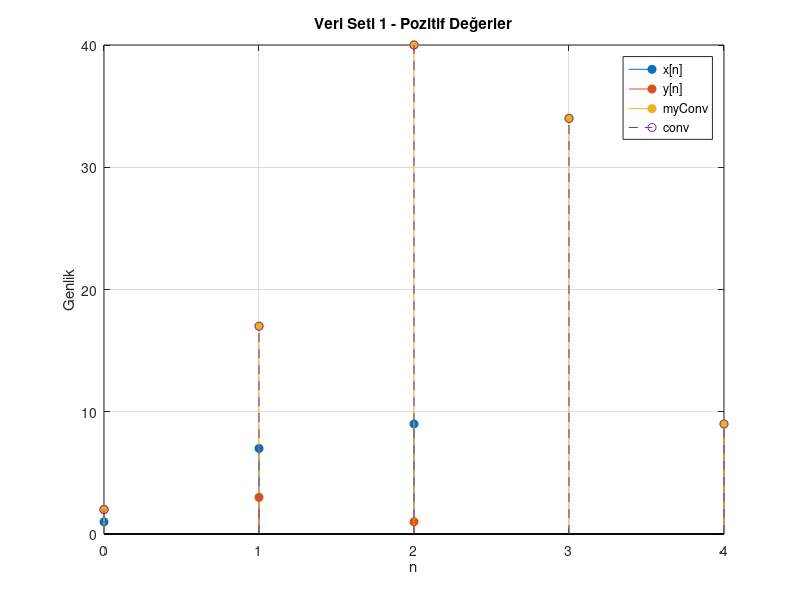
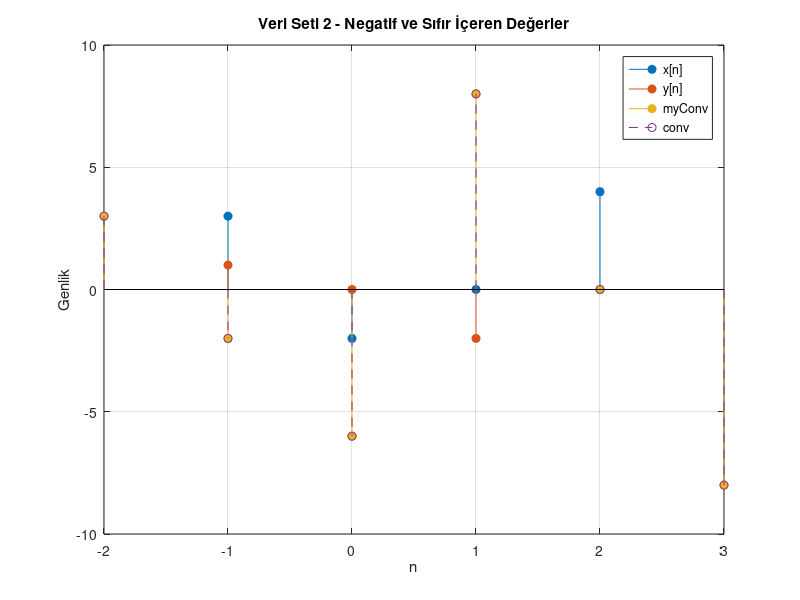

Reproduce these figures in MATLAB, in order. (Note: this script raises an error after producing the figures.)
clc;
clear;
close all;

% Kendi convolution hesaplamam
function [z, nz] = myConv(x, nx, y, ny)
    % Giriş  kontrolleri
    if isempty(x) || isempty(y) || isempty(nx) || isempty(ny)
        error('x, y, nx ve ny boş olamaz.');
    end
    if ~isvector(x) || ~isvector(y) || ~isvector(nx) || ~isvector(ny)
        error('x, y, nx ve ny vektör olmalıdır.');
    end
    if ~isnumeric(x) || ~isnumeric(y) || ~isnumeric(nx) || ~isnumeric(ny)
        error('x, y, nx ve ny sayısal olmalıdır.');
    end
    if length(x) ~= length(nx)
        error('x ve nx uzunlukları eşit olmalıdır');
    end
    if length(y) ~= length(ny)
        error('y ve ny uzunlukları eşit olmalıdır');
    end
    if any(diff(nx) ~= 1)
        error('nx ardışık (step=1) olmalıdır');
    end
    if any(diff(ny) ~= 1)
        error('ny ardışık (step=1) olmalıdır');
    end

    Nx = length(x);
    Ny = length(y);
    Nz = Nx + Ny - 1;
    z = zeros(1, Nz);
    nz = (nx(1) + ny(1)) : (nx(end) + ny(end));

    % Konvolüsyon Hesabı
    for k = 1:Nz
        for i=1:Nx
            j=k-i+1;
            if j>=1 && j<=Ny
                z(k)=z(k)+x(i)*y(j);
            end
        end
    end

    % n=0
    zero_index = find(nz == 0);
    if ~isempty(zero_index)
        fprintf('n=0, z dizisinin %d. elemanına karşılık gelmektedir.\n', zero_index);
    else
        fprintf('n=0 sonucu dizide bulunmamaktadır.\n');
    end
end

% Veri Seti 1 (Pozitif) x1, y1
x1 = [1 7 9];
nx1 = 0:2;
y1 = [2 3 1];
ny1 = 0:2;

[z1, nz1] = myConv(x1, nx1, y1, ny1);
z1_builtin = conv(x1, y1);
nz1_builtin = (nx1(1)+ny1(1)) : (nx1(end)+ny1(end));

mse1 = mean((z1 - z1_builtin).^2);

fprintf('\n--- Veri Seti 1 (Pozitif Değerler) ---\n');
disp('x1 =');  disp(x1);
disp('nx1 ='); disp(nx1);
disp('y1 =');  disp(y1);
disp('ny1 ='); disp(ny1);
disp('myConv sonucu z1 ='); disp(z1);
disp('z1 için indis vektörü nz1 ='); disp(nz1);
disp('Hazır conv sonucu ='); disp(z1_builtin);
disp('Hazır conv için indis vektörü ='); disp(nz1_builtin);
fprintf('MSE = %.10f\n', mse1);

figure;
stem(nx1, x1, 'filled'); hold on;
stem(ny1, y1, 'filled');
stem(nz1, z1, 'filled');
stem(nz1_builtin, z1_builtin, '--');
legend('x[n]', 'y[n]', 'myConv', 'conv');
title('Veri Seti 1 - Pozitif Değerler');
xlabel('n');
ylabel('Genlik');
grid on;

fprintf(['Yorum: myConv fonksiyonu ile elde edilen sonuçlar, MATLAB''ın hazır conv fonksiyonu ile tamamen örtüşmektedir. ' ...
         'Hesaplanan MSE değeri sıfıra eşit veya makine hassasiyeti seviyesinde çok küçüktür. ' ...
         'Bu durum geliştirilen algoritmanın doğru çalıştığını göstermektedir.\n']);

fprintf(['Grafik Yorumu: Aynı grafikte gösterilen işaretler tamamen çakışmaktadır. ' ...
         'Bu durum konvolüsyon işleminin doğru hesaplandığını görsel olarak doğrulamaktadır.\n']);

% Veri Seti 2 (Negatif & Sıfır) x2, y2
x2 = [3 -2 0 4];
nx2 = -1:2;
y2 = [1 0 -2];
ny2 = -1:1;

[z2, nz2] = myConv(x2, nx2, y2, ny2);
z2_builtin = conv(x2, y2);
nz2_builtin = (nx2(1)+ny2(1)) : (nx2(end)+ny2(end));

mse2 = mean((z2 - z2_builtin).^2);

fprintf('\n--- Veri Seti 2 (Negatif ve Sıfır İçeren Değerler) ---\n');
disp('x2 =');  disp(x2);
disp('nx2 ='); disp(nx2);
disp('y2 =');  disp(y2);
disp('ny2 ='); disp(ny2);
disp('myConv sonucu z2 ='); disp(z2);
disp('z2 için indis vektörü nz2 ='); disp(nz2);
disp('Hazır conv sonucu ='); disp(z2_builtin);
disp('Hazır conv için indis vektörü ='); disp(nz2_builtin);
fprintf('MSE = %.10f\n', mse2);

figure;
stem(nx2, x2, 'filled'); hold on;
stem(ny2, y2, 'filled');
stem(nz2, z2, 'filled');
stem(nz2_builtin, z2_builtin, '--');
legend('x[n]', 'y[n]', 'myConv', 'conv');
title('Veri Seti 2 - Negatif ve Sıfır İçeren Değerler');
xlabel('n');
ylabel('Genlik');
grid on;

fprintf(['Grafik Yorumu: Tüm sinyaller grafik üzerinde çakışmaktadır. ' ...
         'Bu da elde edilen konvolüsyon sonuçlarının doğruluğunu görsel olarak desteklemektedir.\n']);

% Ses Kaydı
fs = 8000;  % örnekleme frekansı
fprintf('\nKullanılan örnekleme frekansı: %d Hz\n', fs);

% 5 saniye kayıt
recObj1 = audiorecorder(fs, 16, 1);
disp('5 saniyelik kayıt başlıyor...');
recordblocking(recObj1, 5);
disp('Kayıt tamamlandı.');
X1 = getaudiodata(recObj1);
% 10 saniyelik kayıt
recObj2 = audiorecorder(fs, 16, 1);
disp('10 saniyelik kayıt başlıyor...');
recordblocking(recObj2, 10);
disp('Kayıt tamamlandı.');
X2 = getaudiodata(recObj2);

X1 = X1(:).';
X2 = X2(:).';
audiowrite('X1.wav', X1, fs);
audiowrite('X2.wav', X2, fs);
disp('Ses kayıtları başarıyla alındı.');


%% 6,1 
disp('--- 6.1 Dürtü Cevabı ---');
disp('Analitik olarak sistemin dürtü cevabı:');
disp('h[n] = δ[n] + Σ_{k=1}^{M} (A*k)*δ[n - 400k]');

disp('Sistem LTI''dir.');
disp(['Gerekçe: Sistem, girişin ölçeklenmesi ve toplanması altında lineerdir. ' ...
      'Ayrıca sadece gecikmiş örneklerin ağırlıklı toplamı olduğundan zamanla değişmezdir.']);


% 6.2 Doğrudan Denklem ile Hesaplama
A = 0.5;
M = 3;

function y = system_direct(x, M, A)
    x = x(:).';              % satır vektörüne çevir
    N = length(x);
    y = zeros(1, N);

    for n = 1:N
        y(n) = x(n);         % x[n] terimi
        for k = 1:M
            if (n - 400*k) > 0
                y(n) = y(n) + A*k*x(n - 400*k);
            end
        end
    end
end

y1_direct = system_direct(X1', M, A);
y2_direct = system_direct(X2', M, A);
n1 = 0:length(y1_direct)-1;
n2 = 0:length(y2_direct)-1;

figure;
plot(y1_direct);
title('X1 için sistem çıktısı (Doğrudan Denklem)');
xlabel('n');
ylabel('Genlik');
grid on;

figure;
plot(y2_direct);
title('X2 için sistem çıktısı (Doğrudan Denklem)');
xlabel('n');
ylabel('Genlik');
grid on;


% 6.3 Konvolüsyon ile Hesaplama
function [h, nh] = create_h(M, A)
    nh = 0:400*M;                  % h[n] sadece bu aralıkta sıfırdan farklı
    h = zeros(1, length(nh));

    h(1) = 1;                      % delta[n]
    for k = 1:M
        h(400*k + 1) = A * k;      % delta[n - 400k] katsayıları
    end
end

[h, nh] = create_h(M, A);

nx1 = 0:length(X1)-1;
nx2 = 0:length(X2)-1;

[y1_conv, ny1] = myConv(X1', nx1, h, nh);
[y2_conv, ny2] = myConv(X2', nx2, h, nh);

figure;
plot(ny1, y1_conv);
title('X1 için Konvolüsyon Sonucu');

figure;
plot(ny2, y2_conv);
title('X2 için Konvolüsyon Sonucu');

% 6.4 Hazır Fonksiyon ile Karşılaştırma
y1_builtin = conv(X1, h);
y2_builtin = conv(X2, h);
y1_builtin = y1_builtin(:).';
y2_builtin = y2_builtin(:).';
ny1_builtin = (0:length(y1_builtin)-1);
ny2_builtin = (0:length(y2_builtin)-1);
mse_y1 = mean((y1_conv - y1_builtin).^2);
mse_y2 = mean((y2_conv - y2_builtin).^2);

fprintf('\n--- Karşılaştırma ---\n');
fprintf('X1 için MSE = %.10f\n', mse_y1);
fprintf('X2 için MSE = %.10f\n', mse_y2);

figure;
plot(ny1, y1_conv); hold on;
plot(ny1_builtin, y1_builtin, '--');
legend('myConv', 'conv');
title('X1 Karşılaştırma');

figure;
plot(ny2, y2_conv); hold on;
plot(ny2_builtin, y2_builtin, '--');
legend('myConv', 'conv');
title('X2 Karşılaştırma');
fprintf(['Yorum: myConv ile elde edilen sonuçlar, hazır conv fonksiyonu ile elde edilen sonuçlarla aynıdır. ' ...
         'MSE değerlerinin sıfır ya da sıfıra çok yakın çıkması, yazılan myConv fonksiyonunun doğru çalıştığını göstermektedir.\n']);

% 6.5 Seslendirme
disp('--- 6.5 Seslendirme ---');
disp('Giriş işareti X1 dinletiliyor...');
sound(X1, fs);
pause(length(X1)/fs + 1);

disp('Giriş işareti X2 dinletiliyor...');
sound(X2, fs);
pause(length(X2)/fs + 1);

disp('myConv ile elde edilen X1 çıktısı dinletiliyor...');
sound(y1_conv, fs);
pause(length(y1_conv)/fs + 1);

disp('myConv ile elde edilen X2 çıktısı dinletiliyor...');
sound(y2_conv, fs);
pause(length(y2_conv)/fs + 1);

disp('Hazır conv ile elde edilen X1 çıktısı dinletiliyor...');
sound(y1_builtin, fs);
pause(length(y1_builtin)/fs + 1);

disp('Hazır conv ile elde edilen X2 çıktısı dinletiliyor...');
sound(y2_builtin, fs);
pause(length(y2_builtin)/fs + 1);

disp('Tüm seslendirme işlemleri tamamlandı.');

%6,6

disp('--- 6.6 Parametrik Analiz ve Yorum ---');
M_values = [3 4 5];
A_fixed = 0.5;

for i = 1:length(M_values)
    M_current = M_values(i);

    [hM, nhM] = create_h(M_current, A_fixed);
    [y1_M, ny1_M] = myConv(X1, 0:length(X1)-1, hM, nhM);
    [y2_M, ny2_M] = myConv(X2, 0:length(X2)-1, hM, nhM);

    figure;
    plot(ny1_M, y1_M);
    title(['X1 için Sistem Çıkışı (A = 0.5, M = ', num2str(M_current), ')']);
    xlabel('n');
    ylabel('Genlik');
    grid on;

    figure;
    plot(ny2_M, y2_M);
    title(['X2 için Sistem Çıkışı (A = 0.5, M = ', num2str(M_current), ')']);
    xlabel('n');
    ylabel('Genlik');
    grid on;
end

fprintf('\nM parametresi için yorum:\n');
fprintf(['M arttıkça sisteme eklenen gecikmeli terim sayısı artar. ' ...
         'Bu nedenle çıkış sinyalinde daha fazla yankı bileşeni oluşur.\n']);
fprintf(['M büyüdükçe yankı sayısı artar ve sistem çıktısı zaman olarak daha uzun bir yapıya yayılır.\n']);
fprintf(['Dolayısıyla M arttıkça yankı etkisi daha belirgin hale gelir.\n']);

A_values = [0.3 0.8];
M_fixed = 3;

for i = 1:length(A_values)
    A_current = A_values(i);

    [hA, nhA] = create_h(M_fixed, A_current);
    [y1_A, ny1_A] = myConv(X1, 0:length(X1)-1, hA, nhA);
    [y2_A, ny2_A] = myConv(X2, 0:length(X2)-1, hA, nhA);

    figure;
    plot(ny1_A, y1_A);
    title(['X1 için Sistem Çıkışı (M = 3, A = ', num2str(A_current), ')']);
    xlabel('n');
    ylabel('Genlik');
    grid on;

    figure;
    plot(ny2_A, y2_A);
    title(['X2 için Sistem Çıkışı (M = 3, A = ', num2str(A_current), ')']);
    xlabel('n');
    ylabel('Genlik');
    grid on;
end

fprintf('\nA parametresi için yorum:\n');
fprintf(['A küçük olduğunda (örneğin A = 0.3), yankıların genliği daha düşük olur ve etkisi daha zayıf hissedilir.\n']);
fprintf(['A büyük olduğunda (örneğin A = 0.8), gecikmiş bileşenlerin genliği artar.\n']);
fprintf(['Bu nedenle yankılar daha güçlü, daha belirgin ve daha baskın hale gelir.\n']);
